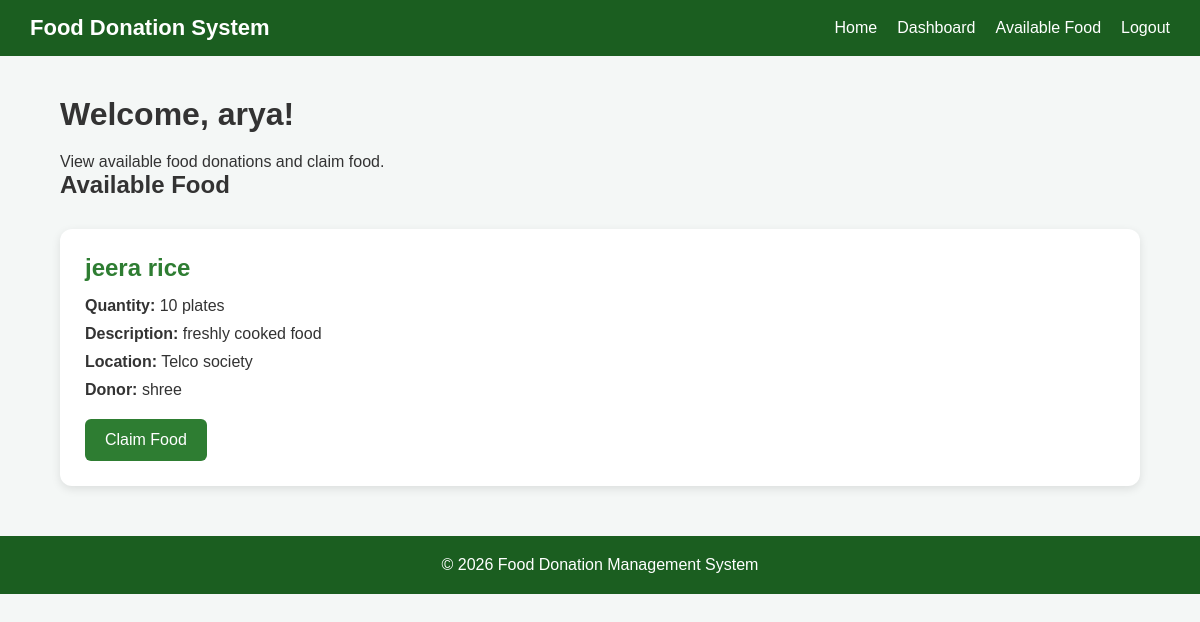
Screenshot of /receiver_dashboard (signed in) with the database file from the repository.
### tables this page shows
CREATE TABLE donations (
            id INTEGER PRIMARY KEY AUTOINCREMENT,
            donor_id INTEGER NOT NULL,
            food_name TEXT NOT NULL,
            quantity TEXT NOT NULL,
            description TEXT,
            location TEXT NOT NULL,
            status TEXT DEFAULT 'Available',
            receiver_id INTEGER,
            FOREIGN KEY (donor_id) REFERENCES users(id),
            FOREIGN KEY (receiver_id) REFERENCES users(id)
        );

CREATE TABLE users (
            id INTEGER PRIMARY KEY AUTOINCREMENT,
            name TEXT NOT NULL,
            email TEXT UNIQUE NOT NULL,
            password TEXT NOT NULL,
            role TEXT NOT NULL
        );

### app.py (the view)
@app.route("/receiver_dashboard")
def receiver_dashboard():
    if "user_id" not in session or session["role"] != "receiver":
        return redirect(url_for("login"))
    connection = get_db()
    donations = connection.execute(
        """
        SELECT donations.*, users.name AS donor_name
        FROM donations
        JOIN users ON donations.donor_id = users.id
        WHERE donations.status = 'Available'
        ORDER BY donations.id DESC
        """
    ).fetchall()
    connection.close()
    return render_template(
        "receiver_dashboard.html",
        donations=donations
    )

### app.py (called while the page is built)
def get_db():
    connection = sqlite3.connect(DATABASE)
    connection.row_factory = sqlite3.Row
    return connection

### templates/receiver_dashboard.html (shortened to what this page needs)
{% extends "base.html" %}
{% block content %}
<h1>Welcome, {{ session.get('user_name') }}!</h1>
<p>
    View available food donations and claim food.
</p>
<h2>Available Food</h2>
{% if donations %}
<div class="cards">
    {% for donation in donations %}
    <div class="card">
        <h2>
            {{ donation['food_name'] }}
        </h2>
        <p>
            <strong>Quantity:</strong>
            {{ donation['quantity'] }}
        </p>
        <p>
            <strong>Description:</strong>
            {{ donation['description'] }}
        </p>
        <p>
            <strong>Location:</strong>
            {{ donation['location'] }}
        </p>
        <p>
            <strong>Donor:</strong>
            {{ donation['donor_name'] }}
        </p>
        <a href="{{ url_for('claim_donation',
                            donation_id=donation['id']) }}"
           class="btn">
            Claim Food
        </a>
    </div>
    {% endfor %}
</div>
{% else %}
<p>
    No food donations are currently available.
</p>
{% endif %}
{% endblock %}

### static/style.css (style rules this page uses)
* { box-sizing: border-box; margin: 0; padding: 0; }
body { font-family: Arial, sans-serif; background: #f4f7f6; color: #333; }
.btn { display: inline-block; background: #2e7d32; color: white; text-decoration: none; padding: 12px 20px; border-radius: 6px; margin-top: 10px; }
.cards { display: grid; grid-template-columns: repeat(auto-fit, minmax(250px, 1fr)); gap: 20px; margin-top: 30px; }
.card { background: white; padding: 25px; border-radius: 12px; box-shadow: 0 3px 10px rgba(0,0,0,0.1); }
.card h2 { color: #2e7d32; margin-bottom: 15px; }
.card p { margin-bottom: 10px; }
h1, h2 { margin-bottom: 20px; }

### rows the page displays
donations: food_name "jeera rice", quantity "10 plates", description "freshly cooked food", location "Telco society", donor_name "shree"

### other values shown
{{ session.get('user_name') }} "arya"
